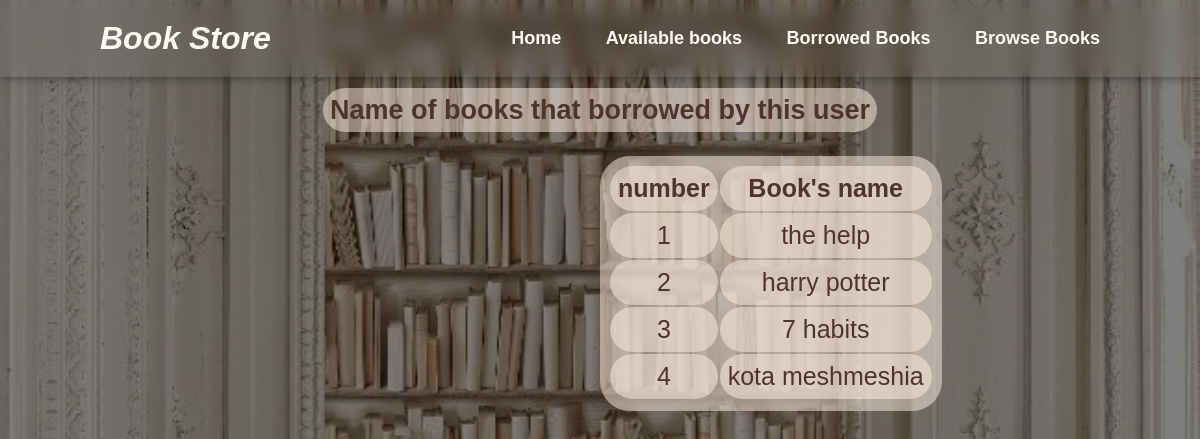
Before: /user/borrow/ with the older database file.
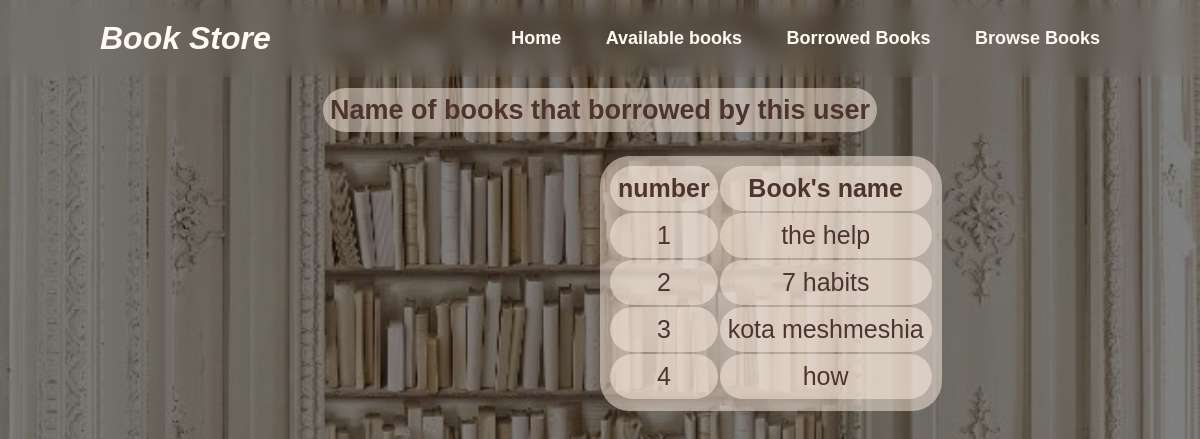
After: the same page with the newer database file.
### admins/models.py (models this page shows, shortened)
class Book(models.Model):
    categories = {"Adventure": "Adventure", "Romance": "Romance", "Self Help": "Self Help",
                  "Fantasia": "Fantasia", "Horror":  "Horror", "Historical Fiction": "Historical Fiction"}
    ava = {"Available": "Available", "Borrowed": "Borrowed"}
    b_id = models.CharField(primary_key=True, max_length=50)
    name = models.CharField(max_length=50)
    description = models.TextField(max_length=500)
    author = models.CharField(max_length=50)
    category = models.CharField(max_length=50, choices=categories)
    image = models.ImageField(upload_to='photos/')
    availability = models.CharField(max_length=12, default="Available", choices=ava)

### user/views.py (the view)
# urls.py: path('borrow/', views.Borrowedbooks, name='borrow'),
def Borrowedbooks(request):
    borrows = Book.objects.filter(availability="Borrowed")
    return render(request, 'user/borrow-user.html', {'borrows': borrows})

### templates/user/borrow-user.html (shortened to what this page needs)
{%load static%}
<!DOCTYPE html>
<html lang="en">
<head>
    <link rel="stylesheet" href="{%static 'css/user-nav.css'%}">
    <link rel="stylesheet" href="{%static 'css/add.css'%}">
</head>
<body>
    <header class="header">
        <a href="#" class="logo">Book Store</a>
        <nav class="navbar">
            <a href="../">Home</a>
            <a href="../view">Available books</a>
            <a href="../borrow">Borrowed Books</a>
            <a href="../browse">Browse Books</a>
        </nav>
    </header>
    <br>
    <div>
        <label for="_book"><b>Name of books that borrowed by this user</b></label>
        <br>
        <table id="_book" style="margin-left: 600px">
            <thead>
                <tr>
                    <th>number</th>
                    <th>Book's name</th>
                </tr>
            </thead>
            <tbody id="borrowedBooksTable">
                {% for borrow in borrows %}
                <tr>
                    <td>{{ forloop.counter }}</td>
                    <td>{{ borrow.name }}</td>
                </tr>
                {% endfor %}
            </tbody>
        </table>
    </div>
</body>

### project/static/css/user-nav.css (style rules this page uses)
* { font-family: Arial, sans-serif; margin: 0; padding: 0; box-sizing: border-box; }
body { background-image: linear-gradient(rgba(0,0,0,0.5),rgba(0,0,0,0.5)),url("../Images/cool secret bookshelf door diy hidden doors aesthetics secret room ideas secret safe hiding storage.jpeg"); height: 100vh; width:100%; background-position: center; background-size: cover; }
.header { position: sticky; top: 0; left: 0; width: 100%; padding: 20px 100px; display: flex; justify-content: space-between; align-items: center; backdrop-filter: blur(10px); z-index: 100; background-color: rgba(255, 255, 255, 0.01); transition: box-shadow 0.3s; }
.logo { font-size: 32px; font-style:italic; font-weight: 900; color: #fffaf1; text-decoration: none; }
.navbar a { position: sticky; font-weight: 900; font-size: 18px; color: #fffaf1; font-weight: 900; text-decoration: none; margin-left: 40px; border-radius: 10px; }
.navbar a::before { content: ''; position: absolute; top: 100%; left: 0; width: 0; height: 2px; font-weight: 900; background:#4e342e; transition: .5s; }

### project/static/css/add.css (style rules this page uses)
html { scroll-behavior: smooth; }
* { font-family: Arial, sans-serif; box-sizing: border-box; margin: 0; padding: 0; border:none; text-align: center; }
#_book thead { font-weight: bold; }
label { background-color: rgba(255, 240, 228, 0.5); border-radius: 30px ; color: #4e342e; font-weight: bold; font-size: 27px; width: auto; height: auto; padding: 7px; }
#_book ,th,td { background-color: rgba(255, 240, 228, 0.5); border-radius: 30px ; padding:8px; outline: none; justify-content: center; align-items: center; margin-left: 150px; margin-right: 150px; margin-top: 30px; color: #4e342e; font-size: 25px; font-family: 'Poppins', sans-serif; width: fit-content; height: fit-content; text-align: center; }

Changed rows visible on the page:
removed Book: name "harry potter"
added Book: name "how"
